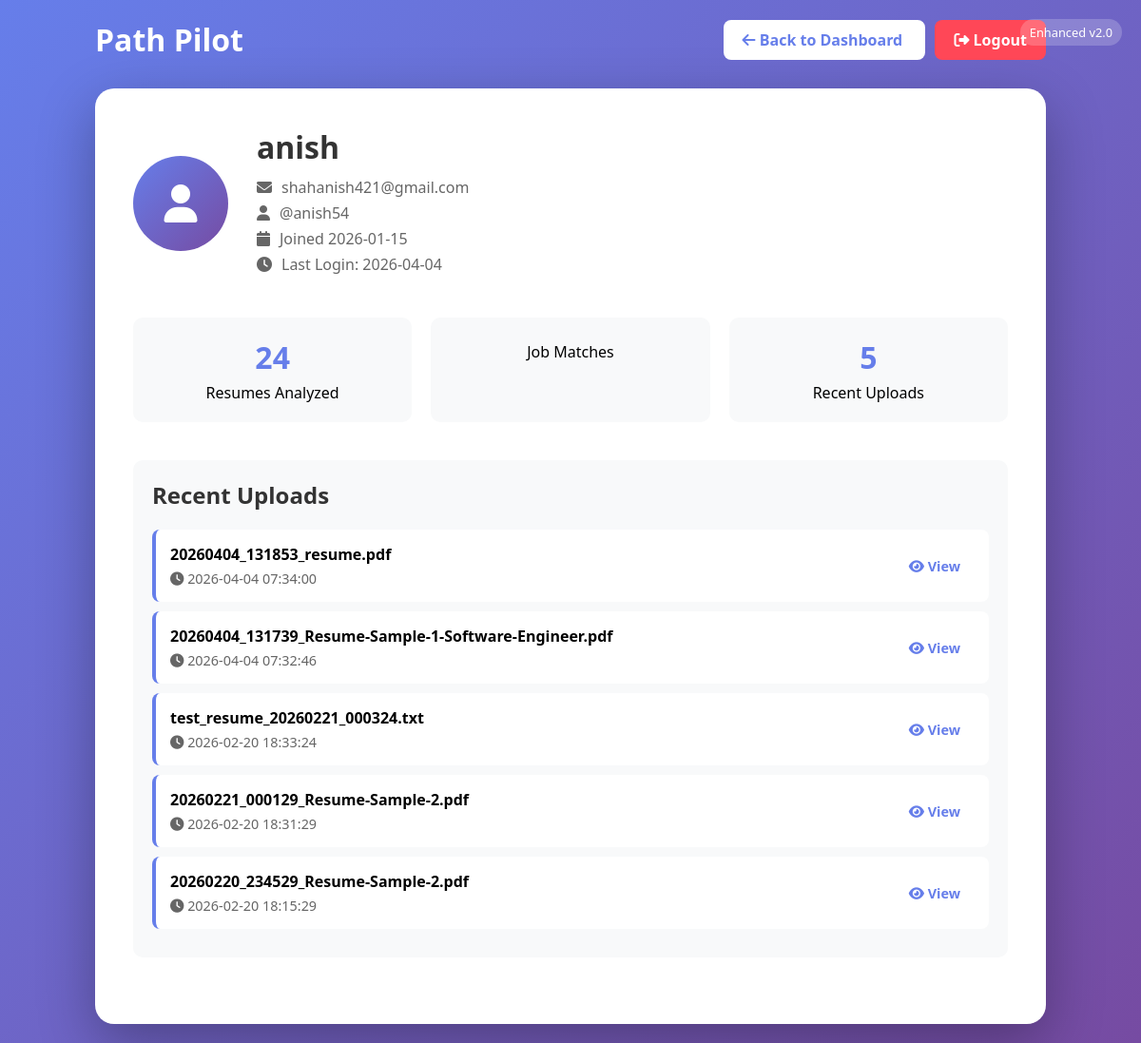
Screenshot of /profile (signed in) with the database file from the repository.
### tables this page shows
CREATE TABLE users (
            id INTEGER PRIMARY KEY AUTOINCREMENT,
            email TEXT UNIQUE NOT NULL,
            username TEXT UNIQUE NOT NULL,
            password TEXT NOT NULL,
            full_name TEXT,
            created_at TIMESTAMP DEFAULT CURRENT_TIMESTAMP,
            last_login TIMESTAMP
        );

CREATE TABLE user_uploads (
            id INTEGER PRIMARY KEY AUTOINCREMENT,
            user_id INTEGER,
            filename TEXT NOT NULL,
            filepath TEXT NOT NULL,
            upload_time TIMESTAMP DEFAULT CURRENT_TIMESTAMP,
            skills TEXT,
            top_roles TEXT,
            jobs TEXT,
            courses TEXT, ai_response TEXT, match_history TEXT, analysis_version TEXT, contact_info TEXT DEFAULT '{}', education TEXT DEFAULT '[]', experience TEXT DEFAULT '[]', department TEXT,
            FOREIGN KEY (user_id) REFERENCES users(id)
        );

### app.py (the view)
@app.route('/profile')
@login_required
def profile():
    db = get_db()
    user = db.execute('SELECT * FROM users WHERE id = ?', (session['user_id'],)).fetchone()
    uploads = db.execute(
        'SELECT COUNT(*) as count FROM user_uploads WHERE user_id = ?',
        (session['user_id'],)
    ).fetchone()
    recent = db.execute(
        'SELECT * FROM user_uploads WHERE user_id = ? ORDER BY upload_time DESC LIMIT 5',
        (session['user_id'],)
    ).fetchall()
    db.close()
    user_data = dict(user) if user else {}
    uploads_list = [dict(u) for u in recent]
    return render_template('profile.html',
                          user=user_data,
                          upload_count=uploads['count'] if uploads else 0,
                          recent_uploads=uploads_list)

### app.py (called while the page is built)
def login_required(f):
    @wraps(f)
    def decorated_function(*args, **kwargs):
        if 'user_id' not in session:
            flash('Please log in first', 'error')
            return redirect(url_for('login'))
        return f(*args, **kwargs)
    return decorated_function

def get_db():
    import sqlite3
    conn = sqlite3.connect('database.db')
    conn.row_factory = sqlite3.Row
    return conn

### templates/profile.html (shortened to what this page needs)
<!DOCTYPE html>
<html lang="en">
<head>
    <link href="https://cdnjs.cloudflare.com/ajax/libs/font-awesome/6.4.0/css/all.min.css" rel="stylesheet">
</head>
<body>
    <div class="version-badge">Enhanced v2.0</div>
    <div class="container">
        <div class="header">
            <div class="logo">Path Pilot</div>
            <div>
                <a href="{{ url_for('dashboard') }}" class="btn">
                    <i class="fas fa-arrow-left"></i> Back to Dashboard
                </a>
                <a href="{{ url_for('logout') }}" class="btn" style="background: #ff4757; color: white; margin-left: 10px;">
                    <i class="fas fa-sign-out-alt"></i> Logout
                </a>
            </div>
        </div>
        <div class="profile-card">
            <div class="profile-header">
                <div class="avatar">
                    <i class="fas fa-user"></i>
                </div>
                <div class="profile-info">
                    <h1>{{ user.full_name or user.username }}</h1>
                    <p><i class="fas fa-envelope"></i> {{ user.email }}</p>
                    <p><i class="fas fa-user"></i> @{{ user.username }}</p>
                    <p><i class="fas fa-calendar"></i> Joined {{ user.created_at[:10] if user.created_at else 'Recently' }}</p>
                    <p><i class="fas fa-clock"></i> Last Login: {{ user.last_login[:10] if user.last_login else 'Never' }}</p>
                </div>
            </div>
            <div class="stats-grid">
                <div class="stat-card">
                    <div class="stat-number">{{ upload_count }}</div>
                    <div>Resumes Analyzed</div>
                </div>
                <div class="stat-card">
                    <div>Job Matches</div>
                </div>
                <div class="stat-card">
                    <div class="stat-number">{{ recent_uploads|length }}</div>
                    <div>Recent Uploads</div>
                </div>
            </div>
            <div class="uploads-section">
                <h2 style="color: #333; margin-bottom: 20px;">Recent Uploads</h2>
                {% if recent_uploads %}
                    {% for upload in recent_uploads %}
                    <div class="upload-item">
                        <div>
                            <strong>{{ upload.filename }}</strong>
                            <div style="font-size: 0.9rem; color: #666; margin-top: 5px;">
                                <i class="fas fa-clock"></i> {{ upload.upload_time[:19] }}
                            </div>
                        </div>
                        <a href="{{ url_for('view_upload', upload_id=upload.id) }}" class="btn" style="padding: 8px 15px; font-size: 0.9rem;">
                            <i class="fas fa-eye"></i> View
                        </a>
                    </div>
                    {% endfor %}
                {% else %}
                    <p style="color: #666; text-align: center;">No uploads yet. Upload your first resume to get started!</p>
                {% endif %}
            </div>
        </div>
    </div>
</body>
</html>

### templates/profile.html (style rules this page uses)
* { margin: 0; padding: 0; box-sizing: border-box; }
body { font-family: 'Segoe UI', Tahoma, Geneva, Verdana, sans-serif; background: linear-gradient(135deg, #667eea 0%, #764ba2 100%); min-height: 100vh; padding: 20px; }
.container { max-width: 1000px; margin: 0 auto; }
.header { display: flex; justify-content: space-between; align-items: center; margin-bottom: 30px; }
.logo { font-size: 2rem; color: white; font-weight: bold; }
.btn { padding: 10px 20px; background: white; color: #667eea; text-decoration: none; border-radius: 8px; font-weight: 600; transition: all 0.3s ease; }
.profile-card { background: white; border-radius: 20px; padding: 40px; box-shadow: 0 20px 60px rgba(0,0,0,0.3); }
.profile-header { display: flex; align-items: center; gap: 30px; margin-bottom: 40px; }
.avatar { width: 100px; height: 100px; background: linear-gradient(135deg, #667eea 0%, #764ba2 100%); border-radius: 50%; display: flex; align-items: center; justify-content: center; font-size: 2.5rem; color: white; }
.profile-info h1 { font-size: 2rem; margin-bottom: 10px; color: #333; }
.profile-info p { color: #666; margin-bottom: 5px; display: flex; align-items: center; gap: 10px; }
.stats-grid { display: grid; grid-template-columns: repeat(auto-fit, minmax(200px, 1fr)); gap: 20px; margin-bottom: 40px; }
.stat-card { background: #f8f9fa; padding: 20px; border-radius: 10px; text-align: center; }
.stat-number { font-size: 2rem; font-weight: bold; color: #667eea; margin-bottom: 5px; }
.uploads-section { background: #f8f9fa; padding: 20px; border-radius: 10px; margin-bottom: 30px; }
.upload-item { display: flex; justify-content: space-between; align-items: center; padding: 15px; background: white; border-radius: 8px; margin-bottom: 10px; border-left: 4px solid #667eea; }
.version-badge { position: absolute; top: 20px; right: 20px; background: rgba(255,255,255,0.2); color: white; padding: 5px 10px; border-radius: 20px; font-size: 0.8rem; }

### rows the page displays
users: full_name "anish", email "shahanish421@gmail.com", username "anish54", created_at "2026-01-15", last_login "2026-04-04"
user_uploads: filename "20260404_131853_resume.pdf", upload_time "2026-04-04 07:34:00"
user_uploads: filename "20260404_131739_Resume-Sample-1-Software-Engineer.pdf", upload_time "2026-04-04 07:32:46"
user_uploads: filename "test_resume_20260221_000324.txt", upload_time "2026-02-20 18:33:24"
user_uploads: filename "20260221_000129_Resume-Sample-2.pdf", upload_time "2026-02-20 18:31:29"
user_uploads: filename "20260220_234529_Resume-Sample-2.pdf", upload_time "2026-02-20 18:15:29"

### other values shown
{{ upload_count }} "24"
{{ recent_uploads|length }} "5"
